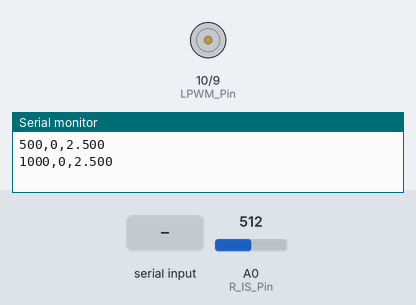
This sketch was run on a simulated Arduino Uno, built with avr-gcc and run on an emulated ATmega328P. On the bench: motor-driver pin pairs drawn as motors (green arrow = first pin HIGH = forward, orange = second pin HIGH = backward, longer = more drive), the last lines printed to the serial monitor. The test bench sets the inputs (shaded band); at power-on: A0 (R_IS_Pin) = 512.

Above: at 1.2 s.
1.3 s: "90,45\n" received over Serial
At 1.8 s:
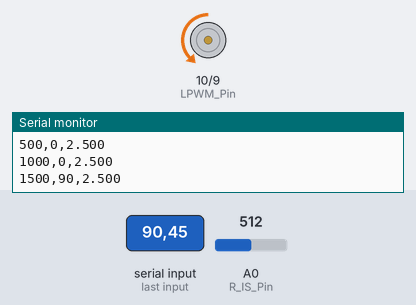
2.8 s: "30,150\n" received over Serial
At 4.0 s:
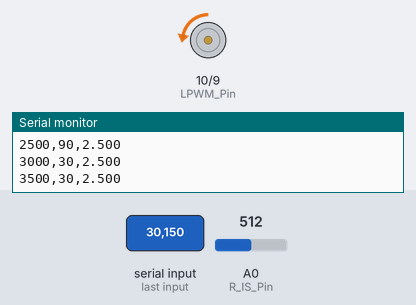
4.3 s: "200\n" received over Serial
At 5.2 s:
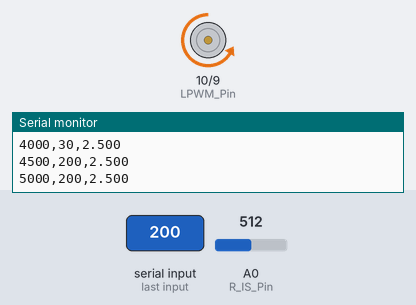
5.8 s: "90\n" received over Serial
At 6.3 s:
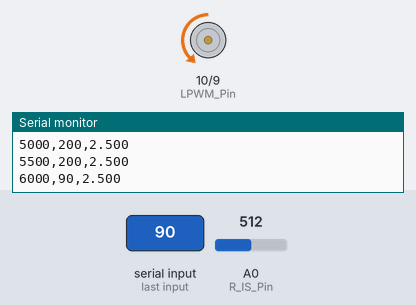
Timing chart, 0 to 8.3 s (numbered marks = the images above; inputs shaded):
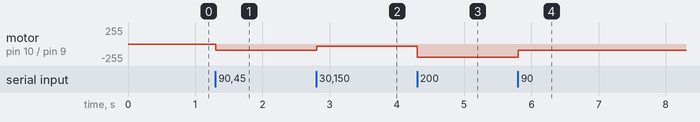

The sketch:

Ejemplo_py.ino
```cpp
const int RPWM_Pin = 9;
const int LPWM_Pin = 10;
const int R_IS_Pin = A0;

int velocidadPWM = 0;

void setup() {
  pinMode(RPWM_Pin, OUTPUT);
  pinMode(LPWM_Pin, OUTPUT);
  Serial.begin(9600);
  // Reducimos el tiempo de espera para que no haya lags
  Serial.setTimeout(20);
}

void loop() {
  // Lógica blindada: Leemos la línea completa como un String
  if (Serial.available() > 0) {
    String input = Serial.readStringUntil('\n');
    input.trim(); // Quitamos espacios invisibles

    if (input.length() > 0) {
      int lectura = input.toInt();
      // Solo actualizamos si es un valor de PWM válido
      if (lectura >= 0 && lectura <= 255) {
        velocidadPWM = lectura;
        analogWrite(RPWM_Pin, velocidadPWM);
        analogWrite(LPWM_Pin, 0);
      }
    }
  }

  // Envío de datos cada 500ms (0.5s)
  static unsigned long lastMillis = 0;
  if (millis() - lastMillis >= 500) {
    lastMillis = millis();
    Serial.print(millis());
    Serial.print(",");
    Serial.print(velocidadPWM);
    Serial.print(",");
    Serial.println(leerEsfuerzo(), 3);
  }
}

float leerEsfuerzo() {
  long suma = 0;
  for(int i = 0; i < 50; i++) {
    suma += analogRead(R_IS_Pin);
    delayMicroseconds(100);
  }
  return (float)suma / 50.0 * (5.0 / 1024.0);
}
```

Measured:
- after the input at 1.3 s, motor on pin 10 (LPWM_Pin) / pin 9 (RPWM_Pin): stopped → backward 90/255 at once
- after the input at 2.8 s, motor on pin 10 (LPWM_Pin) / pin 9 (RPWM_Pin): backward 90/255 → backward 30/255 at once
- after the input at 4.3 s, motor on pin 10 (LPWM_Pin) / pin 9 (RPWM_Pin): backward 30/255 → backward 200/255 at once
- after the input at 5.8 s, motor on pin 10 (LPWM_Pin) / pin 9 (RPWM_Pin): backward 200/255 → backward 90/255 at once
